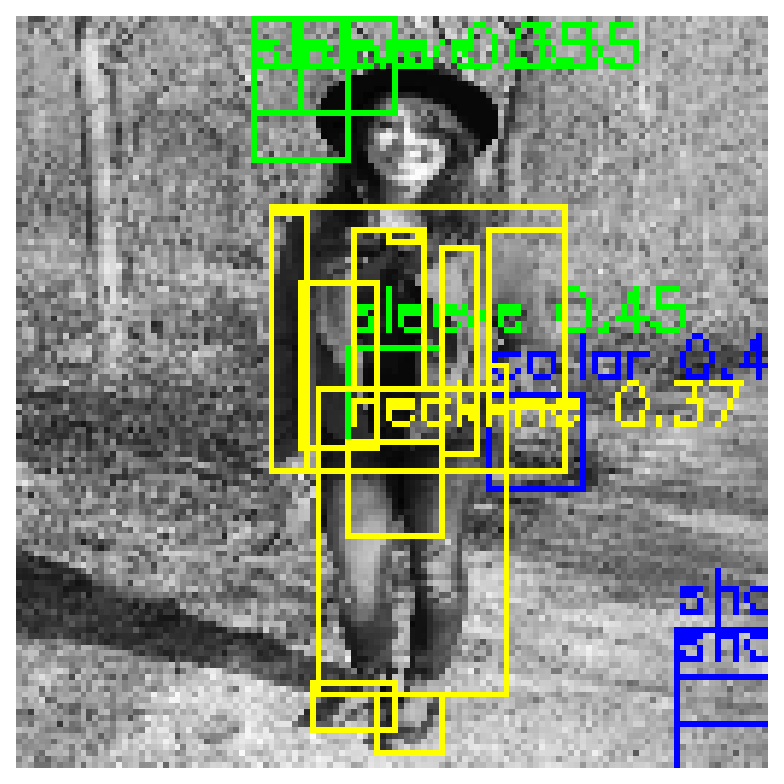
#> input picture HW3/test_example_bad_0.png, 784 x 784 px
$ python -i preprocessing.py   (imports and definitions only)
#> lines starting #> are read from the running program, lines starting #| are printed output that depends on the picture
#> further down, picture is the input picture: PIL image 784x784 RGBA; mean R, G, B, A 140.4, 147.6, 131.2, 255
import cv2
import numpy as np
from PIL import Image

def pil_to_rgb_array(image:Image.Image) -> np.ndarray:
    return np.array(image.convert("RGB"))
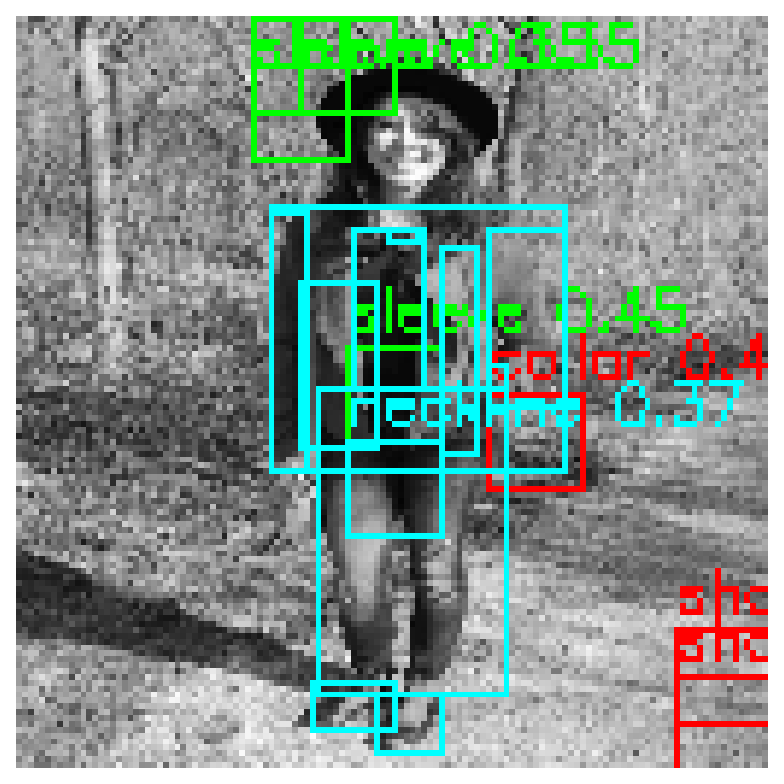
#> returned value: shape (784, 784, 3); mean of channels 0, 1, 2 140.4, 147.6, 131.2; drawn as B, G, R

def to_grayscale(image_rgb:np.ndarray) -> np.ndarray:
    return cv2.cvtColor(image_rgb,cv2.COLOR_RGBA2GRAY)
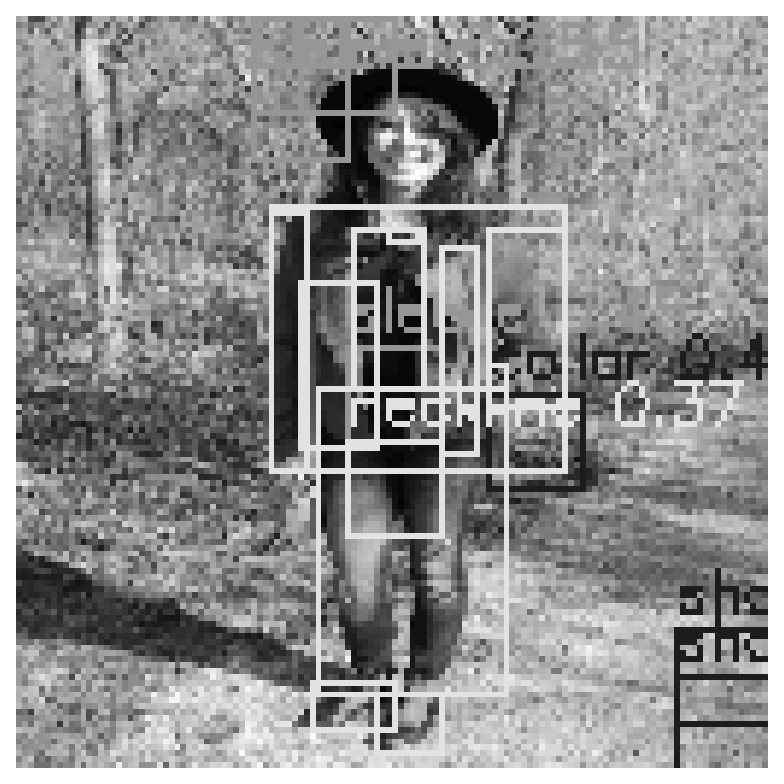
#> returned value: shape (784, 784); min 3, max 255, mean 143.6
def resize_image(image:np.ndarray,size:int = 256) -> np.ndarray:
#> called with size = 256
    return cv2.resize(image,(size,size),interpolation=cv2.INTER_AREA)
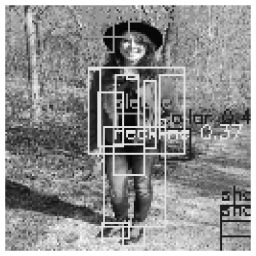
#> returned value: shape (256, 256); min 3, max 255, mean 143.6

def preprocess_image(image:Image.Image,size:int = 256) -> np.ndarray:
    image_rgb = pil_to_rgb_array(image)
    gray = to_grayscale(image_rgb)
    resized = resize_image(gray,size)
    return resized
def scale_bbox_xyxy(bbox,original_width,original_height,new_size=256):
    x1,y1,x2,y2 = bbox

    scale_x = new_size / original_width
    scale_y = new_size/ original_height

    nx1 = int(x1*scale_x)
    ny1 = int(y1*scale_y)
    nx2 = int(x2 *scale_x)
    ny2 = int(y2 * scale_y)

    nx1 = max(0,min(nx1,new_size - 1))
    ny1 = max(0, min(ny1,new_size - 1))
    nx2 = max(nx1 + 1,min(nx2,new_size))
    ny2 = max(ny1 + 1,min(ny2,new_size))

    return [nx1,ny1,nx2,ny2]


def crop_bbox_from_pil(image: Image.Image,bbox):
    x1,y1,x2,y2 = bbox
    return image.crop((x1,y1,x2,y2))

>>> from PIL import Image
>>> picture = Image.open('../../HW3/test_example_bad_0.png')
>>> result = preprocess_image(picture)

$ run again, on HW3/test_example_bad_1.png
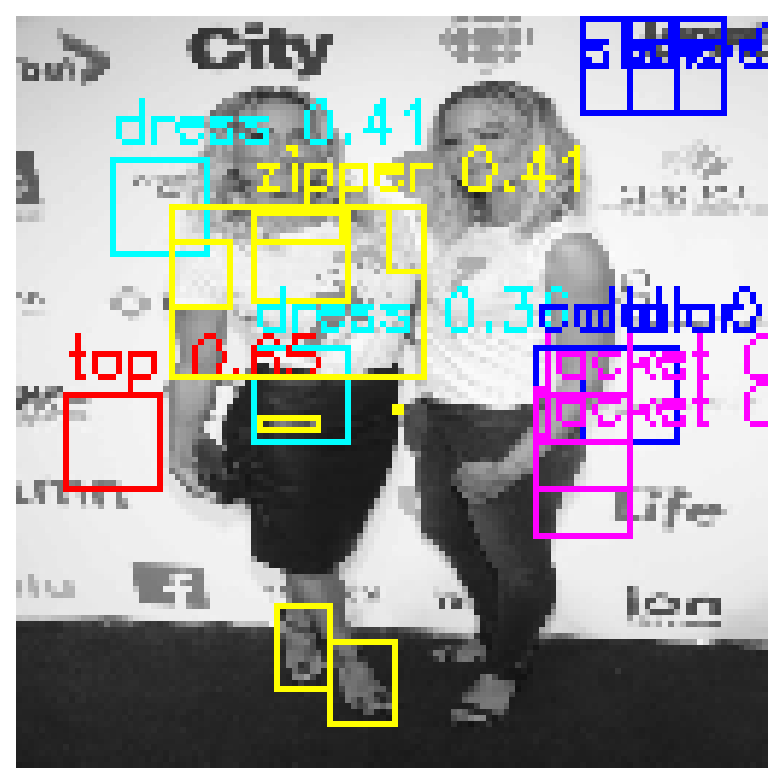
#> input picture HW3/test_example_bad_1.png, 784 x 784 px
#> picture is the input picture: PIL image 784x784 RGBA; mean R, G, B, A 165.4, 164.1, 166.5, 255
#> in to_grayscale, `return cv2.cvtColor(image_rgb,cv2.COLOR_RGBA2GRAY)`:
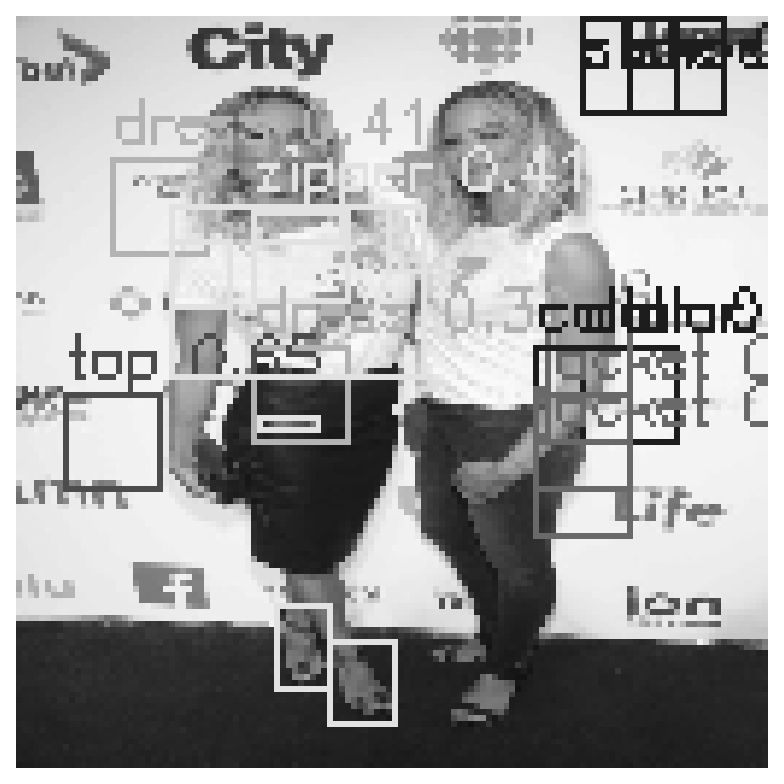
#> returned value: shape (784, 784); min 17, max 255, mean 164.8
#> in resize_image, `return cv2.resize(image,(size,size),interpolation=cv2.INTER_AREA)`:
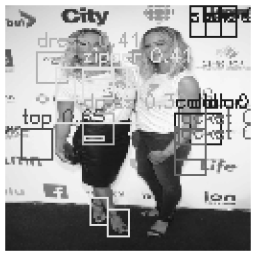
#> returned value: shape (256, 256); min 17, max 255, mean 164.8

$ run again, on HW3/test_example_bad_2.png
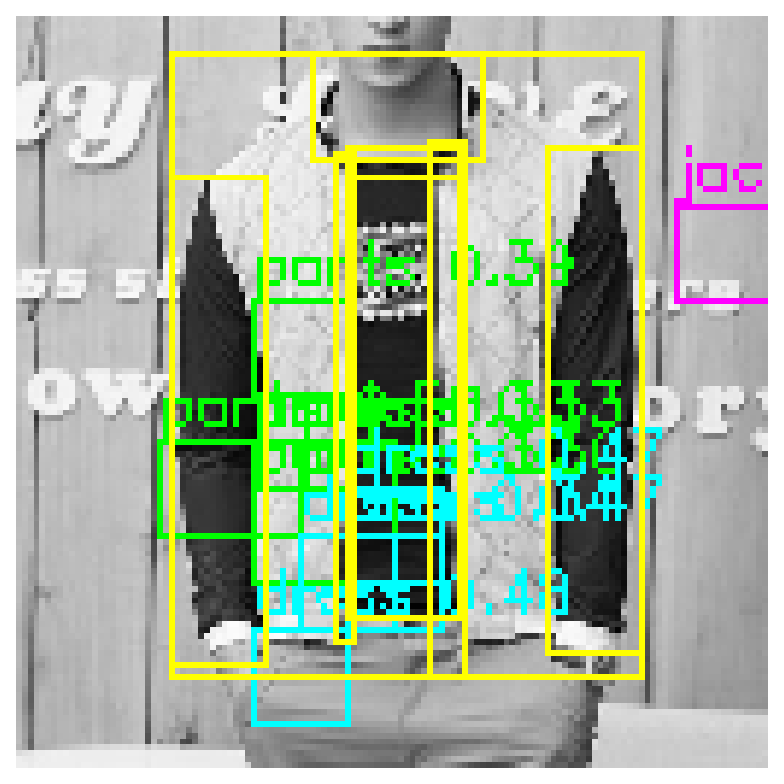
#> input picture HW3/test_example_bad_2.png, 784 x 784 px
#> picture is the input picture: PIL image 784x784 RGBA; mean R, G, B, A 165.6, 182.3, 155.8, 255
#> in to_grayscale, `return cv2.cvtColor(image_rgb,cv2.COLOR_RGBA2GRAY)`:
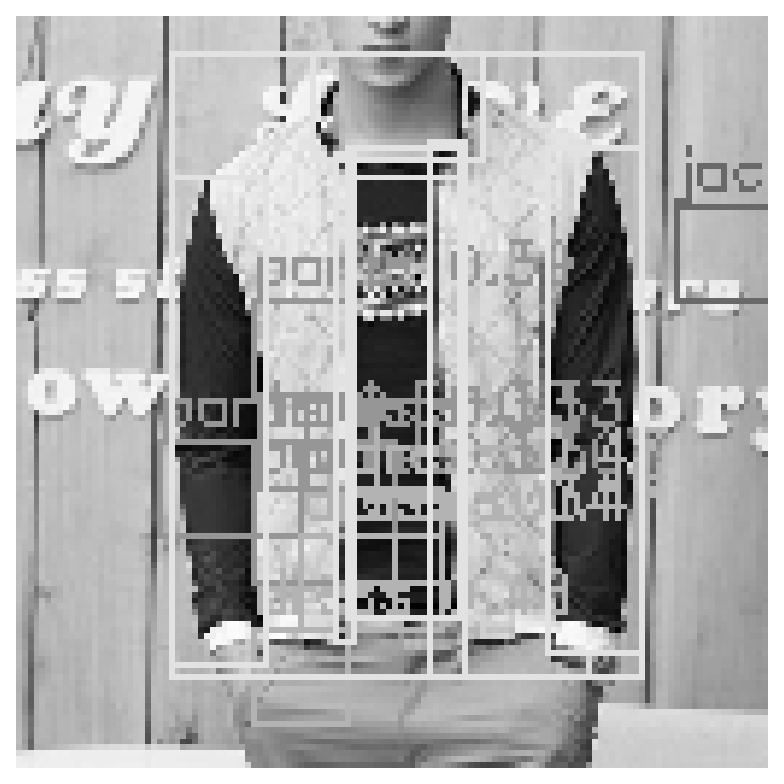
#> returned value: shape (784, 784); min 2, max 255, mean 174.3
#> in resize_image, `return cv2.resize(image,(size,size),interpolation=cv2.INTER_AREA)`:
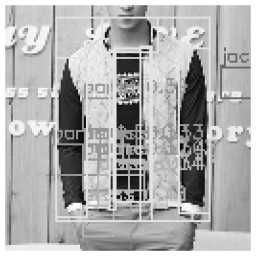
#> returned value: shape (256, 256); min 2, max 255, mean 174.3

$ run again, on HW3/test_example_good_0.png
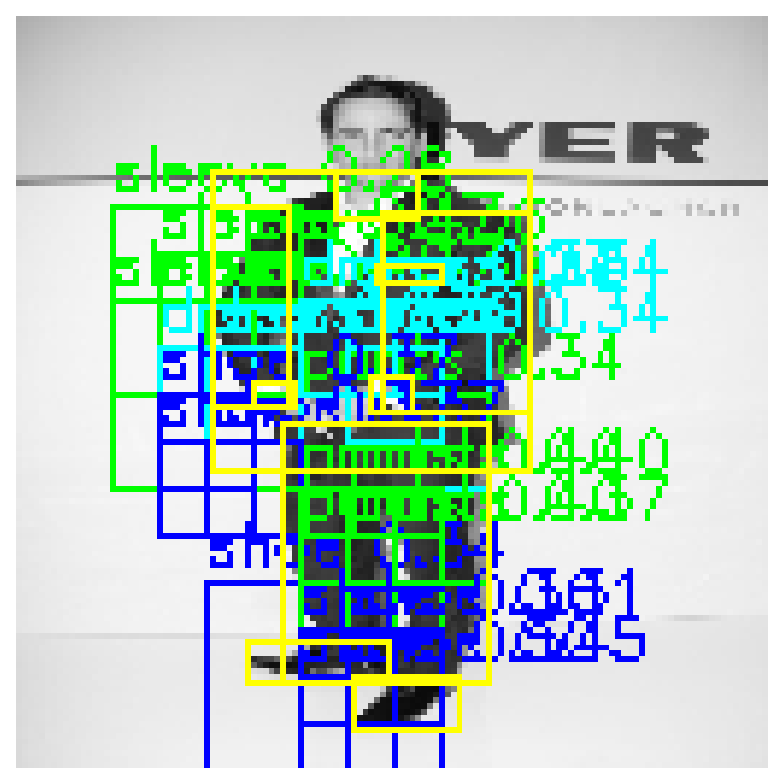
#> input picture HW3/test_example_good_0.png, 784 x 784 px
#> picture is the input picture: PIL image 784x784 RGBA; mean R, G, B, A 178.3, 206.6, 192.8, 255
#> in to_grayscale, `return cv2.cvtColor(image_rgb,cv2.COLOR_RGBA2GRAY)`:
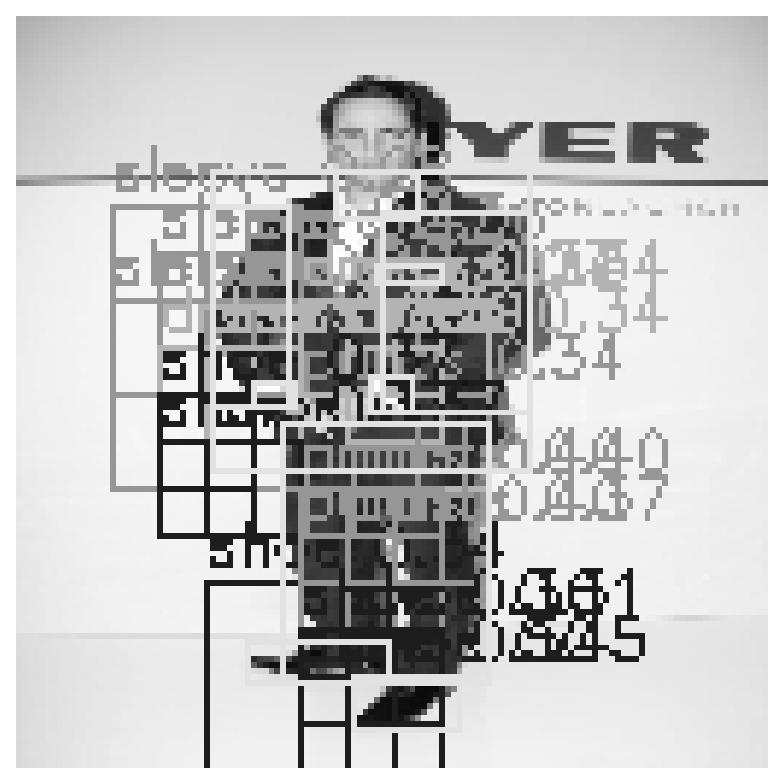
#> returned value: shape (784, 784); min 10, max 255, mean 196.6
#> in resize_image, `return cv2.resize(image,(size,size),interpolation=cv2.INTER_AREA)`:
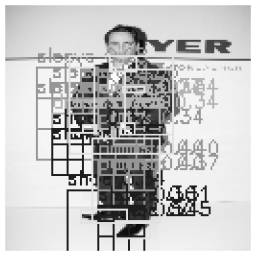
#> returned value: shape (256, 256); min 10, max 255, mean 196.6
